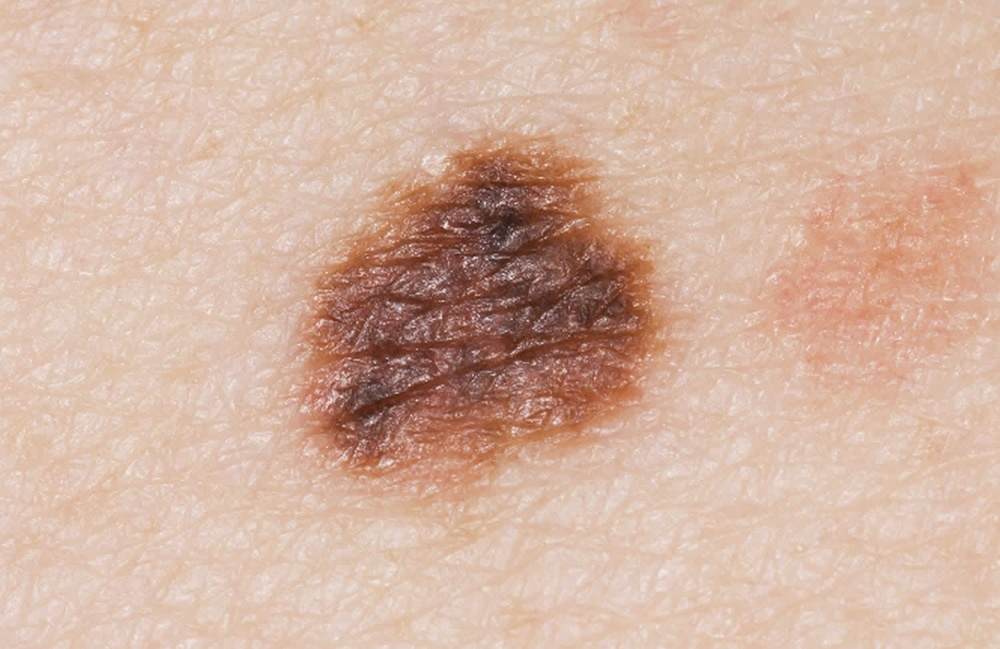
#> input picture recursos/datasetLunares/dysplasticNevi/train/dysplasticNevi1.jpg, 1000 x 649 px, shrunk from 1500 x 974 before the run; its folder holds only this picture in this run; the run also reads 1 picture not shown here
$ python 'PredicciónImagen.py'
#> lines starting #> are read from the running program, lines starting #| are printed output that depends on the picture; after the words box and inside, x2 and y2 are one past the last pixel; in counts of white or black regions, pixels touching at a corner belong together
# -*- coding: utf-8 -*-
"""
Created on Thu Jun 15 16:04:23 2023

@author: JUAN PABLO GASCA
"""
#Import library's
import cv2  # Librería para procesamiento de imágenes
import numpy as np  # Librería para cálculos numéricos
import glob  # Librería para trabajar con rutas de archivos
import matplotlib.pyplot as plt  # Librería para visualización de datos
from matplotlib import cm  # Módulo para mapas de colores en matplotlib
#from mpl_toolkits.mplot3d import Axes3D  # Módulo para gráficos 3D en matplotlib

#Show the picture
#img1 = cv2.imread(r"C:\Users\JUANPABLOGASCA\Desktop\Deep_Vision\recursos\datasetLunares\dysplasticNevi\train\dysplasticNevi1.jpg")

def getFeatures(img):
    #Convert to gray
    gray = cv2.cvtColor(img, cv2.COLOR_BGR2GRAY)  # Convertir imagen a escala de grises
    #Otso Method
    threshold, _ = cv2.threshold(gray, 0, 255, cv2.THRESH_OTSU)  # Calcular umbral utilizando el método de Otsu
    mask = np.uint8(1 * (gray < threshold))  # Crear una máscara binaria basada en el umbral

    # Calcular las características B, G y R normalizadas utilizando la máscara
    B = (1 / 255) * np.sum(img[:, :, 0] * mask) / np.sum(mask)
    G = (1 / 255) * np.sum(img[:, :, 1] * mask) / np.sum(mask)
    R = (1 / 255) * np.sum(img[:, :, 2] * mask) / np.sum(mask)

    return [B, G, R]  # Devolver las características como una lista

#Generation of features dataset
paths = [r"C:\Users\JUANPABLOGASCA\Desktop\Deep_Vision\recursos\datasetLunares\dysplasticNevi\train",
         r"C:\Users\JUANPABLOGASCA\Desktop\Deep_Vision\recursos\datasetLunares\spitzNevus\train"]

labels = []  # Etiquetas
features = []  # Características

# Recorrer las rutas de las carpetas de datos
for label, path in enumerate(paths):
    for filename in glob.glob(path + "\\*.jpg"):  # Obtener la lista de archivos .jpg en la carpeta
        img = cv2.imread(filename)  # Leer la imagen
#> img is the input picture: shape (649, 1000, 3); mean B, G, R 161.1, 178.8, 212.3
        features.append(getFeatures(img))  # Obtener características de la imagen
#> in getFeatures, `gray = cv2.cvtColor(img, cv2.COLOR_BGR2GRAY)`:
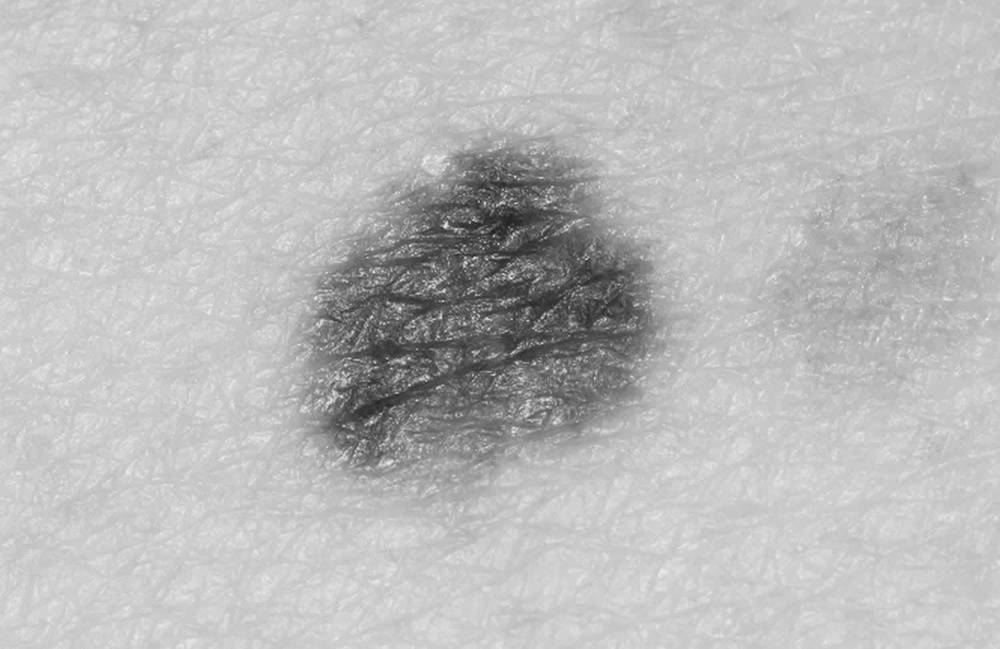
#> gray: shape (649, 1000); min 28, max 238, mean 186.8
#> in getFeatures, `threshold, _ = cv2.threshold(gray, 0, 255, cv2.THRESH_OTSU)`: threshold = 151
#> in getFeatures, `mask = np.uint8(1 * (gray < threshold))`:
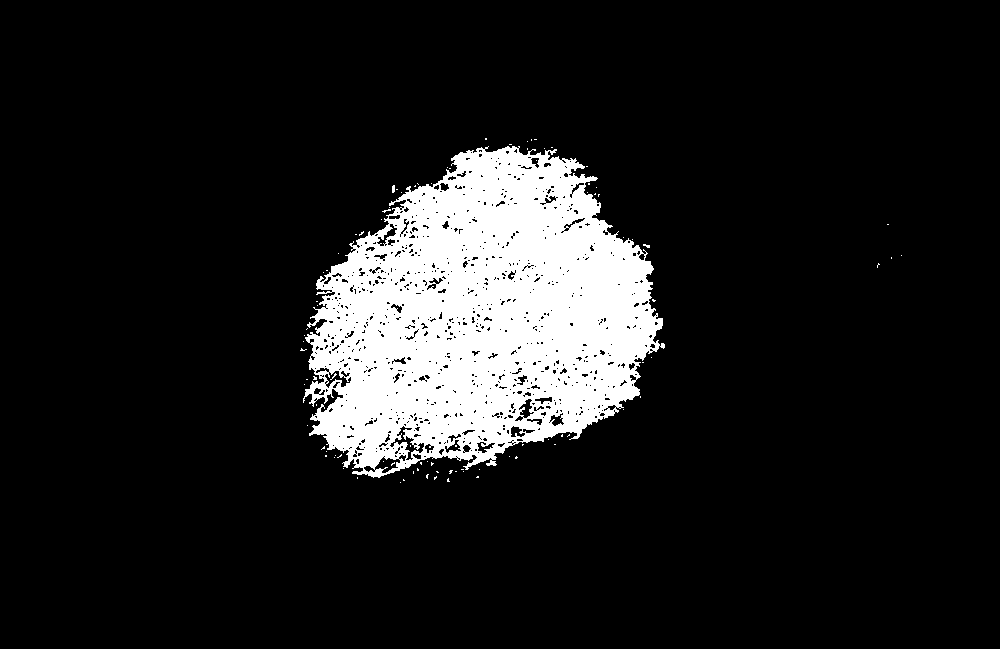
#> mask: shape (649, 1000); values 0 (black) and 1 (white), 11.9% white; 92 white regions (90 under 20 px), largest, box (x1, y1, x2, y2) and area: (303, 146, 665, 478) 77122, (392, 185, 395, 193) 22
#> in getFeatures, `B = (1 / 255) * np.sum(img[:, :, 0] * mask) / np.sum(mask)`: B = 0.286
#> in getFeatures, `G = (1 / 255) * np.sum(img[:, :, 1] * mask) / np.sum(mask)`: G = 0.354
#> in getFeatures, `R = (1 / 255) * np.sum(img[:, :, 2] * mask) / np.sum(mask)`: R = 0.565
        labels.append(label)  # Asignar la etiqueta a la imagen
#> pass 2 of the loop `for label, path in enumerate(paths):`:
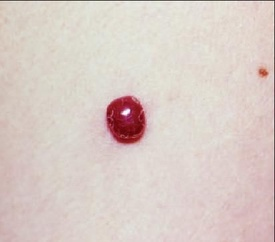
#> input picture recursos/datasetLunares/spitzNevus/train/spitzNevus2.jpg, 275 x 242 px, shrunk from 413 x 363 before the run
#> img is the input picture: shape (242, 275, 3); mean B, G, R 198.9, 204.6, 218
#> in getFeatures (call 2), `gray = cv2.cvtColor(img, cv2.COLOR_BGR2GRAY)`:
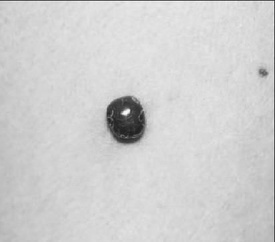
#> gray: shape (242, 275); min 29, max 251, mean 208
#> threshold = 144
#> in getFeatures (call 2), `mask = np.uint8(1 * (gray < threshold))`:
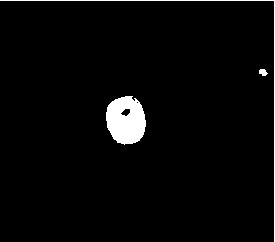
#> mask: shape (242, 275); values 0 (black) and 1 (white), 3.1% white; 3 white regions, box (x1, y1, x2, y2) and area: (106, 96, 146, 145) 1490, (0, 0, 275, 242) 516, (259, 69, 268, 76) 45
#> B = 0.234
#> G = 0.201
#> R = 0.514

# Convertir las listas de características y etiquetas en arrays de NumPy
features = np.array(features)
#> features = [[0.286, 0.354, 0.565], [0.234, 0.201, 0.514]]
labels = np.array(labels)

labels = 2 * labels - 1  # Transformar las etiquetas a -1 y 1

# Data Visualization on the space features
fig = plt.figure()  # Crear una figura
ax = fig.add_subplot(111, projection='3d')  # Agregar un subplot 3D a la figura

# Graficar los puntos de características en función de las etiquetas
for i, features_row in enumerate(features):
    if labels[i] == -1:
        ax.scatter(features_row[0], features_row[1], features_row[2], marker='*', c='k')
    else:
        ax.scatter(features_row[0], features_row[1], features_row[2], marker='*', c='r')
#> this loop made 2 passes

ax.set_xlabel('B')  # Etiqueta del eje x
ax.set_ylabel('G')  # Etiqueta del eje y
ax.set_zlabel('R')  # Etiqueta del eje z

# Functions errors about the hiperplane constants
subFeatures = features[:, 1::]  # Extraer subconjunto de características sin la primera columna
#> subFeatures = [[0.354, 0.565], [0.201, 0.514]]
loss = []  # Lista para almacenar los errores

# Loss Function
for w1 in np.linspace(-6, 6, 100):
    for w2 in np.linspace(-6, 6, 100):
        totalError = 0
        for i, features_row in enumerate(subFeatures):
            sample_error = (w1 * features_row[0] + w2 * features_row[1] - labels[i]) ** 2
            totalError += sample_error
        loss.append([w1, w2, totalError])
#> after the loop, loss = 10000 items, first 6: [-6, -6, 48.42], [-6, -5.88, 47.14], [-6, -5.76, 45.89], [-6, -5.64, 44.66], [-6, -5.52, 43.44], [-6, -5.39, 42.23]

loss = np.array(loss)  # Convertir la lista de errores en un array de NumPy

# See the loss in a plot
fig = plt.figure()  # Crear una nueva figura
ax1 = fig.add_subplot(111, projection='3d')  # Agregar un subplot 3D a la figura

# Graficar el error en forma de superficie
ax1.plot_trisurf(loss[:, 0], loss[:, 1], loss[:, 2], cmap=cm.jet, linewidth=0)
ax1.set_xlabel('w1')  # Etiqueta del eje x
ax1.set_ylabel('w2')  # Etiqueta del eje y
ax1.set_zlabel('loss')  # Etiqueta del eje z

# Hiperplano que separa las dos clases de forma óptima
A = np.zeros((4, 4))  # Matriz de constantes
b = np.zeros((4, 1))  # Vector de constantes

for i, features_row in enumerate(features):
    x = np.append([1], features_row)  # Agregar un 1 al vector de características
    x = x.reshape((4, 1))  # Redimensionar el vector de características
    y = labels[i]  # Obtener la etiqueta

    A = A + x * x.T  # Actualizar la matriz de constantes
    b = b + x * y  # Actualizar el vector de constantes
#> this loop made 2 passes
#> (x, y, b) on passes 1 to 2: ([1, 0.286, 0.354, 0.565], -1, [-1, -0.286, -0.354, -0.565]), ([1, 0.234, 0.201, 0.514], 1, [0, -0.0526, -0.153, -0.0509])

inverseA = np.linalg.inv(A)  # Calcular la inversa de la matriz A
#> inverseA = [[-2.6e+13, -6.91e+15, 1.51e+15, 2.6e+15], [-6.78e+15, 1.75e+16, -8.91e+15, 8.71e+15], [1.48e+15, -9.01e+15, 3.1e+15, 0], [2.55e+15, 9.01e+15, -1.03e+14, -9.01e+15]]

W = np.dot(inverseA, b)  # Calcular los coeficientes del hiperplano
#> W = [2.91, -3.25, -12.88, 2.83]
X = np.arange(0, 1, 0.1)  # Rango de valores para el eje x
Y = np.arange(0, 1, 0.1)  # Rango de valores para el eje y

X, Y = np.meshgrid(X, Y)  # Crear una malla para los valores de x y y

Z = -(W[1] * X + W[2] * Y + W[0]) / W[3]  # Calcular los valores de z

ax.plot_surface(X, Y, Z, cmap=cm.Blues)  # Graficar el hiperplano
plt.show()  # Mostrar el gráfico
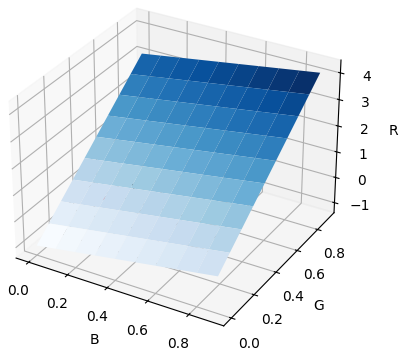
#> figure drawn by matplotlib, 1 panel
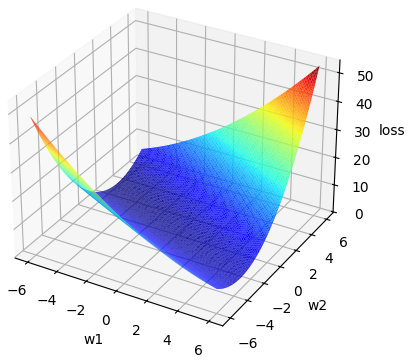
#> figure drawn by matplotlib, 1 panel


# Error de entrenamiento
prediction = 1 * (W[0] + np.dot(features, W[1::])) >= 0
#> prediction = [False, True]
# Realiza la predicción del modelo: multiplica las características por los pesos y suma el sesgo.
# Luego, compara si la suma es mayor o igual a cero y convierte los valores True en 1 y los valores False en 0.

prediction = 2 * prediction - 1
#> prediction = [-1, 1]
# Convierte las predicciones binarias en predicciones numéricas, donde True se mapea a 1 y False se mapea a -1.
# Multiplica por 2 y resta 1 para realizar este mapeo.

error = np.sum(prediction != labels.reshape(-1, 1)) / len(labels)
#> error = 0
# Calcula el error de entrenamiento comparando las predicciones con las etiquetas reales.
# Crea una matriz de comparación donde se verifica si las predicciones son diferentes de las etiquetas.
# Suma los valores True en la matriz de comparación y divide por la longitud de las etiquetas para obtener la proporción de errores.

accuracy = 1 - error # Obtiene la proporción de predicciones correctas.
#> accuracy = 1


#Predicción para una imagen
path_img = r"C:\Users\JUANPABLOGASCA\Desktop\Deep_Vision\recursos\datasetLunares\spitzNevus\train\spitzNevus2.jpg"
img = cv2.imread(path_img)

feature_vector = np.array(getFeatures(img))
#> feature_vector = [0.234, 0.201, 0.514]
# Llama a la función 'getFeatures' para extraer las características de la imagen y las almacena en un vector.
# Luego convierte el vector en un array NumPy y lo guarda en la variable 'feature_vector'

result = np.sign(W[0] + np.dot(feature_vector, W[1::]))
#> result = [1]
# Realiza una clasificación utilizando un vector de características y una matriz de pesos.
# Calcula el producto escalar entre 'feature_vector' y 'W[1::]' (todos los elementos de 'W' excepto el primer elemento),
# le suma 'W[0]' y aplica la función 'sign' para obtener el signo del resultado.
# El resultado se guarda en la variable 'result'

if result == -1:
    print('Es un dysplasticNevi')
else:
    print('Es un spitzNevus')
# Comprueba el valor de 'result'. Si es igual a -1, imprime "Es un dysplasticNevi".
# De lo contrario, imprime "Es un spitzNevus".
# Estos mensajes indican el resultado de la clasificación basado en el valor de 'result'.
